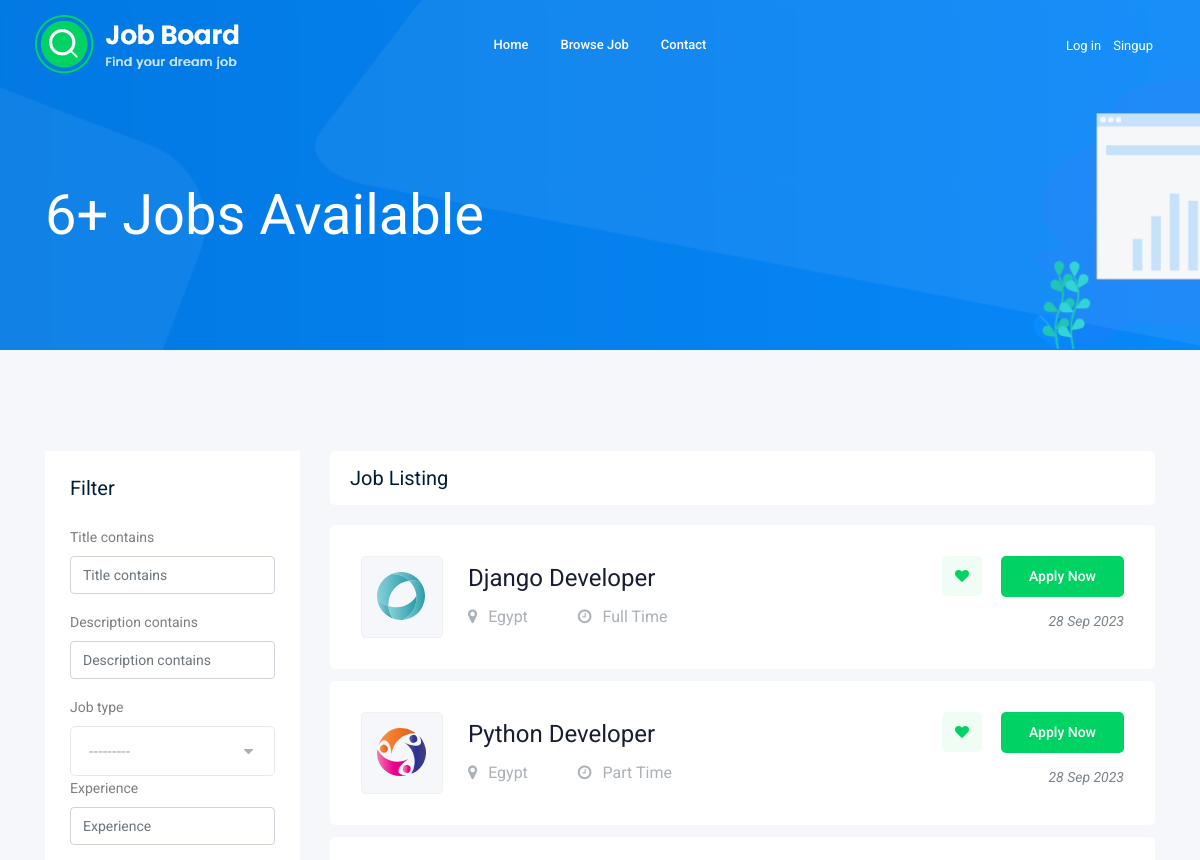
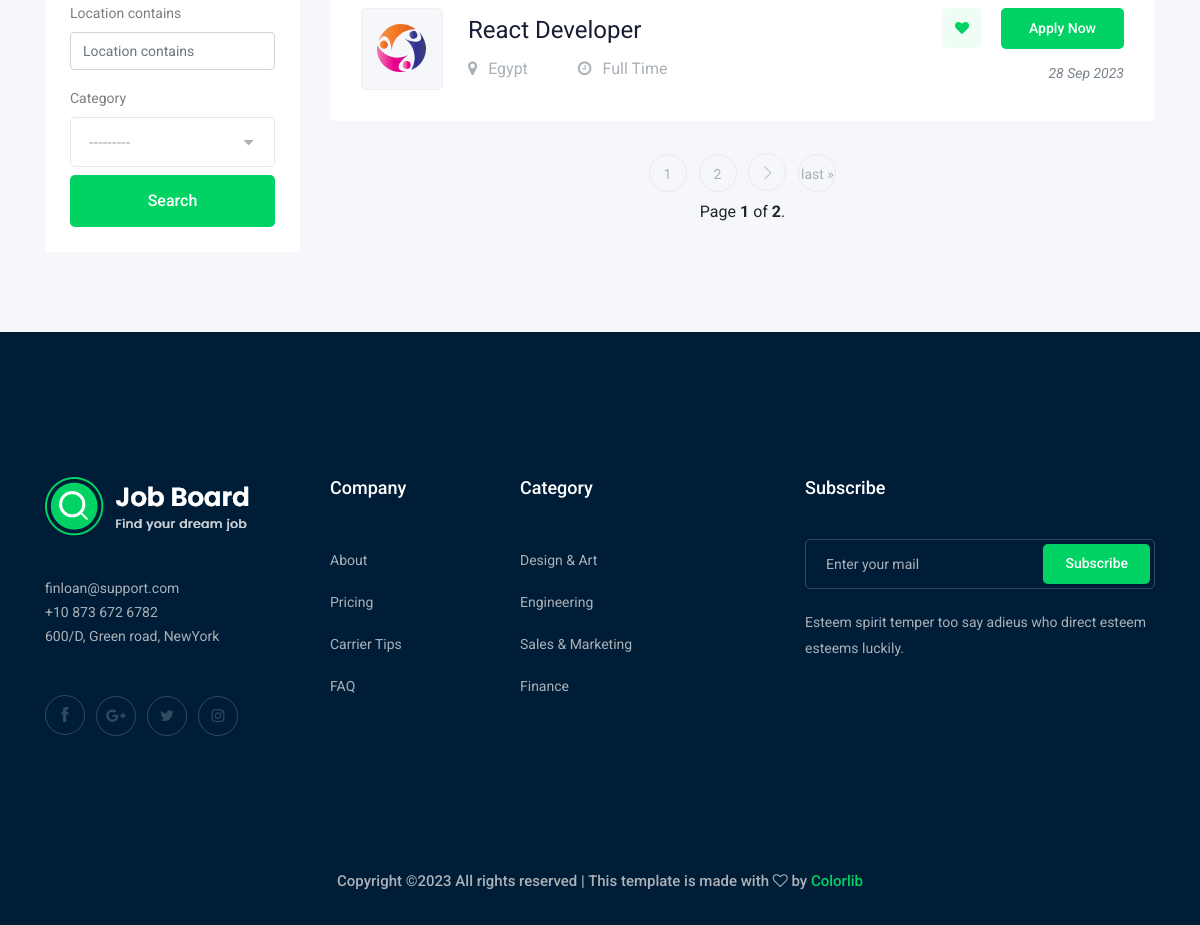
Screenshot of /jobs/ with the database file from the repository (2 pictures, top to bottom).
### job/models.py (models this page shows, shortened)
class Job(models.Model):
    title = models.CharField(max_length=50)
    description = models.TextField(max_length=2000)
    job_type = models.CharField(max_length=20, choices=JOB_TYPE_CHOICES)
    vacancy = models.PositiveIntegerField(default=1, validators=[MinValueValidator(1), MaxValueValidator(10)])
    salary = models.PositiveIntegerField(default=100, validators=[MinValueValidator(100), MaxValueValidator(100000)])
    experience = models.PositiveIntegerField(default=1, validators=[MinValueValidator(1), MaxValueValidator(50)])
    location = models.CharField(max_length=100, default='Egypt')
    image = models.FileField(upload_to=job_image_upload, default='none')
    published_at = models.DateTimeField(auto_now=True)
    category = models.ForeignKey(Category, related_name='job_category', on_delete=models.CASCADE)
    owner = models.ForeignKey(User, related_name='job_owner', on_delete=models.CASCADE)
    class Meta:
        db_table = 'job'

### job/views.py (the view)
# urls.py: path('', views.jobs, name='jobs'),
def jobs(request):
    job_list = Job.objects.all()
    jobs_count = job_list.count()
    filter = JobFilter(request.GET, queryset=job_list)
    job_list = filter.qs
    paginator = Paginator(job_list, 3)
    page_number = request.GET.get('page')
    page_obj = paginator.get_page(page_number)
    context = {'jobs_count': jobs_count, 'jobs': page_obj, 'filters': filter}
    if request.user.is_staff:
        return render(request, 'jobs_dashboard.html', context)
    else:
        return render(request, 'jobs.html', context)

### job/models.py (called while the page is built)
    def __str__(self) -> str:
        return self.name

### job/templates/jobs.html (shortened to what this page needs)
{% extends "base.html" %}
{% load bootstrap5 %}
{% block content %}
    <div class="bradcam_area bradcam_bg_1">
        <div class="container">
            <div class="row">
                <div class="col-xl-12">
                    <div class="bradcam_text">
                        <h3>{{jobs_count}}+ Jobs Available</h3>
                    </div>
                </div>
            </div>
        </div>
    </div>
    <div class="job_listing_area plus_padding">
        <div class="container">
            <div class="row">
                <div class="col-lg-3">
                    <div class="job_filter white-bg">
                        <div class="form_inner white-bg">
                            <h3>Filter</h3>
                            <form method="GET">
                                {% bootstrap_form filters.form %}
                                <input type="submit" value="Search" class="boxed-btn3 w-100 mt-2">
                            </form>
                        </div>
                    </div>
                </div>
                <div class="col-lg-9">
                    <div class="recent_joblist_wrap">
                        <div class="recent_joblist white-bg ">
                            <div class="row align-items-center">
                                <div class="col-md-6">
                                    <h4>Job Listing</h4>
                                </div>
                            </div>
                        </div>
                    </div>
                    <div class="job_lists m-0">
                        <div class="row">
                            {% for job in jobs %}
                            <div class="col-lg-12 col-md-12">
                                <div class="single_jobs white-bg d-flex justify-content-between">
                                    <div class="jobs_left d-flex align-items-center">
                                        <div class="thumb">
                                            <img src={{job.image.url}} alt="">
                                        </div>
                                        <div class="jobs_conetent">
                                            <a href="{% url 'jobs:job_details' job.id %}"><h4>{{job.title}}</h4></a>
                                            <div class="links_locat d-flex align-items-center">
                                                <div class="location">
                                                    <p> <i class="fa fa-map-marker"></i> {{job.location}}</p>
                                                </div>
                                                <div class="location">
                                                    <p> <i class="fa fa-clock-o"></i> {{job.job_type}}</p>
                                                </div>
                                            </div>
                                        </div>
                                    </div>
                                    <div class="jobs_right">
                                        <div class="apply_now">
                                            <a class="heart_mark" href="#"> <i class="fa fa-heart"></i> </a>
                                            <a href="{% url 'jobs:job_details' job.id %}" class="boxed-btn3">Apply Now</a>
                                        </div>
                                        <div class="date">
                                            <p>{{job.published_at|date:'d M o'}}</p>
                                        </div>
                                    </div>
                                </div>
                            </div>
                            {% endfor %}
                        </div>
                        {% if jobs.has_other_pages %}
                        <div class="row">
                            <div class="col-lg-12">
                                <div class="pagination_wrap">
                                    <ul>
                                        {% for page in jobs.paginator.page_range %}
                                        <li><a href="?page={{ page }}"><span>{{page}}</span></a></li>
                                        {% endfor %}
                                        {% if jobs.has_next %}
                                        <li><a href="?page={{ jobs.next_page_number }}"> <i class="ti-angle-right"></i> </a></li>
                                        <li><a href="?page={{ jobs.paginator.num_pages }}">last &raquo;</a></li>
                                        {% endif %}
                                        <div class="row">
                                            <span class="current col-lg-12 mt-2">
                                                Page <strong>{{ jobs.number }}</strong> of <strong>{{ jobs.paginator.num_pages }}</strong>.
                                            </span>
                                        </div>
                                    </ul>
                                </div>
                            </div>
                        </div>
                        {% endif %}
                    </div>
                </div>
            </div>
        </div>
    </div>
{% endblock content %}

### rows the page displays
Job: image (picture), title "Django Developer", location "Egypt", job_type "Full Time", published_at "28 Sep 2023"
Job: image (picture), title "Python Developer", location "Egypt", job_type "Part Time", published_at "28 Sep 2023"
Job: image (picture), title "React Developer", location "Egypt", job_type "Full Time", published_at "28 Sep 2023"

### other values shown
{{ jobs_count }} "6"
{{ page }} "1" "2"
{{ jobs.number }} "1"
{{ jobs.paginator.num_pages }} "2"
